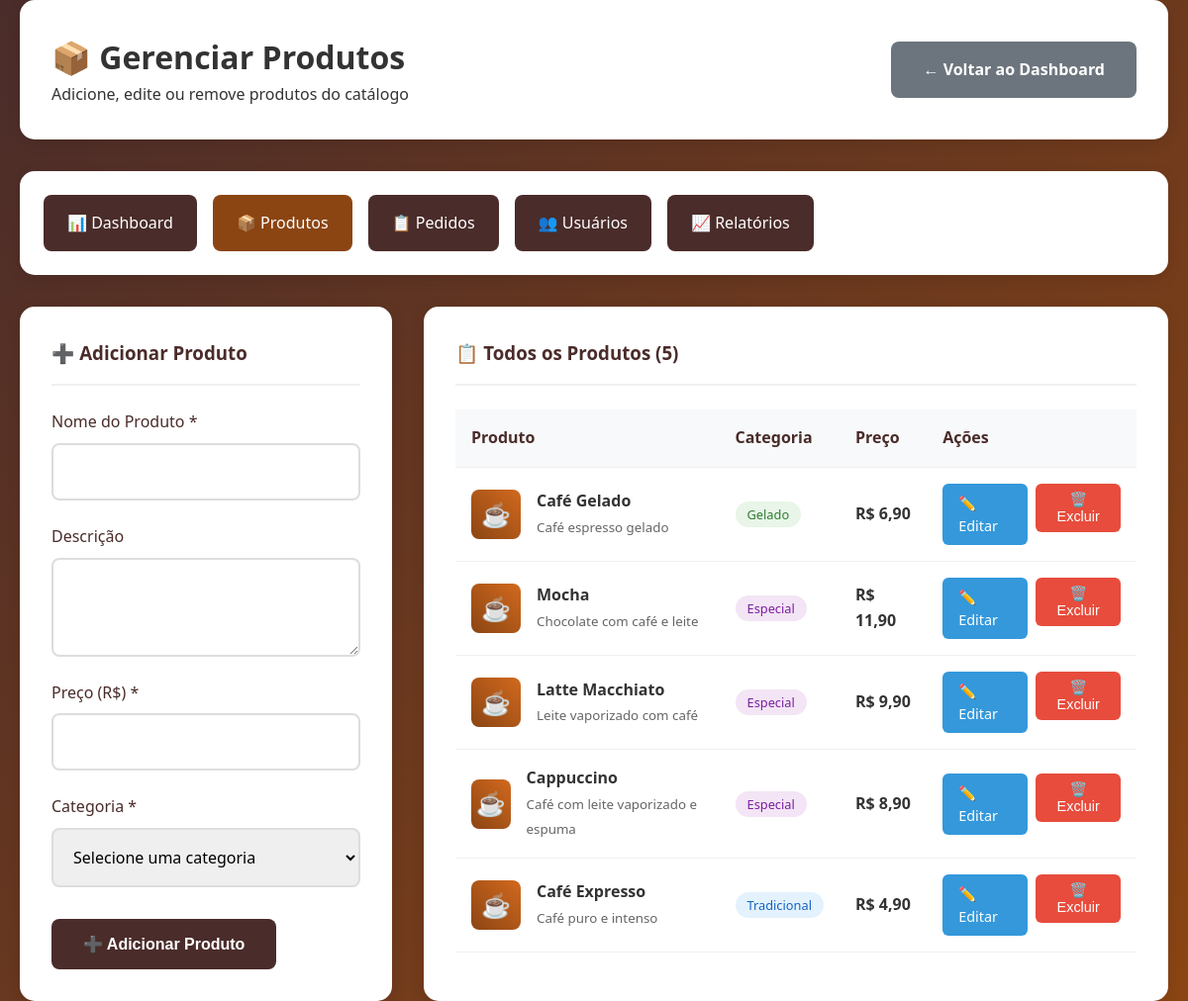
Page /admin/produtos.php (signed in) on the committed database.
### tables this page shows
CREATE TABLE IF NOT EXISTS produtos (
    id INT AUTO_INCREMENT PRIMARY KEY,
    nome VARCHAR(100) NOT NULL,
    descricao TEXT,
    preco DECIMAL(10,2) NOT NULL,
    categoria VARCHAR(50),
    imagem VARCHAR(255),
    data_cadastro TIMESTAMP DEFAULT CURRENT_TIMESTAMP
);

### admin/produtos.php (the view, shortened to what this page needs)
<?php
try {
    $pdo = new PDO('mysql:host=localhost;dbname=cafe_db', 'root', '');
    $pdo->setAttribute(PDO::ATTR_ERRMODE, PDO::ERRMODE_EXCEPTION);
} catch (PDOException $e) {
    die("Erro no banco de dados: " . $e->getMessage());
}
$stmt = $pdo->query("SELECT * FROM produtos ORDER BY id DESC");
$produtos = $stmt->fetchAll(PDO::FETCH_ASSOC);
$produto_edicao = null;
?>
<!DOCTYPE html>
<html lang="pt-BR">
<head>
    <link rel="stylesheet" href="../style.css">
</head>
<body>
    <div class="admin-container">
        <div class="admin-header">
            <div>
                <h1>📦 Gerenciar Produtos</h1>
                <p>Adicione, edite ou remove produtos do catálogo</p>
            </div>
            <a href="dashboard.php" class="btn-secondary">← Voltar ao Dashboard</a>
        </div>
        <nav class="admin-nav">
            <div class="admin-nav-menu">
                <a href="dashboard.php" class="admin-nav-link">📊 Dashboard</a>
                <a href="produtos.php" class="admin-nav-link active">📦 Produtos</a>
                <a href="pedidos.php" class="admin-nav-link">📋 Pedidos</a>
                <a href="usuarios.php" class="admin-nav-link">👥 Usuários</a>
                <a href="relatorios.php" class="admin-nav-link">📈 Relatórios</a>
            </div>
        </nav>
        <div class="admin-content">
            <div class="form-card">
                <h3><?php echo $produto_edicao ? '✏️ Editar Produto' : '➕ Adicionar Produto'; ?></h3>
                <form method="post">
                    <div class="form-group">
                        <label for="nome">Nome do Produto *</label>
                        <input type="text" id="nome" name="nome" required
                               value="<?php echo htmlspecialchars($produto_edicao['nome'] ?? ''); ?>">
                    </div>
                    <div class="form-group">
                        <label for="descricao">Descrição</label>
                        <textarea id="descricao" name="descricao"><?php echo htmlspecialchars($produto_edicao['descricao'] ?? ''); ?></textarea>
                    </div>
                    <div class="form-group">
                        <label for="preco">Preço (R$) *</label>
                        <input type="text" id="preco" name="preco" required
                               value="<?php echo isset($produto_edicao['preco']) ? number_format($produto_edicao['preco'], 2, ',', '.') : ''; ?>">
                    </div>
                    <div class="form-group">
                        <label for="categoria">Categoria *</label>
                        <select id="categoria" name="categoria" required>
                            <option value="">Selecione uma categoria</option>
                        </select>
                    </div>
                    <div class="form-actions">
                        <?php if ($produto_edicao): ?>
                            <button type="submit" name="editar_produto" class="btn-primary">💾 Atualizar Produto</button>
                            <a href="produtos.php" class="btn-secondary">❌ Cancelar</a>
                        <?php else: ?>
                            <button type="submit" name="adicionar_produto" class="btn-primary">➕ Adicionar Produto</button>
                        <?php endif; ?>
                    </div>
                </form>
            </div>
            <div class="list-card">
                <h3>📋 Todos os Produtos (<?php echo count($produtos); ?>)</h3>
                <?php if (empty($produtos)): ?>
                    <p>Nenhum produto cadastrado.</p>
                <?php else: ?>
                    <table class="products-table">
                        <thead>
                            <tr>
                                <th>Produto</th>
                                <th>Categoria</th>
                                <th>Preço</th>
                                <th>Ações</th>
                            </tr>
                        </thead>
                        <tbody>
                            <?php foreach ($produtos as $produto): ?>
                            <tr>
                                <td>
                                    <div style="display: flex; align-items: center; gap: 1rem;">
                                        <div class="product-image">☕</div>
                                        <div>
                                            <strong><?php echo htmlspecialchars($produto['nome']); ?></strong>
                                            <br>
                                            <small style="color: #666;"><?php echo htmlspecialchars($produto['descricao']); ?></small>
                                        </div>
                                    </div>
                                </td>
                                <td>
                                    <span class="category-badge category-<?php echo strtolower($produto['categoria']); ?>">
                                        <?php echo htmlspecialchars($produto['categoria']); ?>
                                    </span>
                                </td>
                                <td>
                                    <strong>R$ <?php echo number_format($produto['preco'], 2, ',', '.'); ?></strong>
                                </td>
                                <td>
                                    <div class="product-actions">
                                        <a href="produtos.php?editar=<?php echo $produto['id']; ?>" class="btn-edit">✏️ Editar</a>
                                        <form method="post" style="display: inline;">
                                            <button type="submit" name="excluir_produto" class="btn-danger"
                                                    onclick="return confirm('Tem certeza que deseja excluir este produto?')">
                                                🗑️ Excluir
                                            </button>
                                        </form>
                                    </div>
                                </td>
                            </tr>
                            <?php endforeach; ?>
                        </tbody>
                    </table>
                <?php endif; ?>
            </div>
        </div>
    </div>
</body>
</html>

### style.css (style rules this page uses)
* { margin: 0; padding: 0; box-sizing: border-box; }
body { font-family: 'Segoe UI', Tahoma, Geneva, Verdana, sans-serif; background: linear-gradient(135deg, #4a2c2a, #8b4513); color: #333; min-height: 100vh; line-height: 1.6; }
.product-image { height: 200px; background: linear-gradient(45deg, #8b4513, #d2691e); display: flex; align-items: center; justify-content: center; }
.btn-primary, .btn-secondary { display: block; text-align: center; padding: 1rem; border-radius: 8px; text-decoration: none; font-weight: bold; transition: all 0.3s; }
.btn-primary { background: #27ae60; color: white; }
.btn-secondary { background: #3498db; color: white; }
.form-group { display: flex; flex-direction: column; }
.form-group label { font-weight: bold; color: #4a2c2a; margin-bottom: 0.5rem; }
.form-group input { padding: 1rem; border: 2px solid #ddd; border-radius: 8px; font-size: 1rem; transition: border-color 0.3s; }

### admin/produtos.php (style rules this page uses)
.admin-container { max-width: 1400px; margin: 0 auto; padding: 0 20px; }
.admin-header { background: white; padding: 2rem; border-radius: 15px; box-shadow: 0 4px 15px rgba(0, 0, 0, 0.1); margin-bottom: 2rem; display: flex; justify-content: space-between; align-items: center; }
.admin-nav { background: white; padding: 1.5rem; border-radius: 15px; box-shadow: 0 4px 15px rgba(0, 0, 0, 0.1); margin-bottom: 2rem; }
.admin-nav-menu { display: flex; gap: 1rem; flex-wrap: wrap; }
.admin-nav-link { padding: 1rem 1.5rem; background: #4a2c2a; color: white; text-decoration: none; border-radius: 8px; transition: background 0.3s; display: flex; align-items: center; gap: 0.5rem; }
.admin-nav-link.active { background: #8b4513; }
.admin-content { display: grid; grid-template-columns: 1fr 2fr; gap: 2rem; }
.form-card, .list-card { background: white; padding: 2rem; border-radius: 15px; box-shadow: 0 4px 15px rgba(0, 0, 0, 0.1); }
.form-card h3, .list-card h3 { color: #4a2c2a; margin-bottom: 1.5rem; padding-bottom: 1rem; border-bottom: 2px solid #f0f0f0; }
.form-group { margin-bottom: 1.5rem; }
.form-group label { display: block; margin-bottom: 0.5rem; color: #4a2c2a; font-weight: 500; }
.form-group input, .form-group select, .form-group textarea { width: 100%; padding: 1rem; border: 2px solid #ddd; border-radius: 8px; font-size: 1rem; transition: border-color 0.3s; font-family: inherit; }
.form-group textarea { resize: vertical; min-height: 100px; }
.btn-primary { background: #4a2c2a; color: white; border: none; padding: 1rem 2rem; border-radius: 8px; cursor: pointer; font-size: 1rem; transition: background 0.3s; }
.btn-secondary { background: #6c757d; color: white; border: none; padding: 1rem 2rem; border-radius: 8px; cursor: pointer; font-size: 1rem; transition: background 0.3s; text-decoration: none; display: inline-block; }
.btn-danger { background: #e74c3c; color: white; border: none; padding: 0.5rem 1rem; border-radius: 6px; cursor: pointer; font-size: 0.9rem; transition: background 0.3s; }
.btn-edit { background: #3498db; color: white; border: none; padding: 0.5rem 1rem; border-radius: 6px; cursor: pointer; font-size: 0.9rem; transition: background 0.3s; text-decoration: none; display: inline-block; }
.products-table { width: 100%; border-collapse: collapse; }
.products-table th, .products-table td { padding: 1rem; text-align: left; border-bottom: 1px solid #f0f0f0; }
.products-table th { background: #f8f9fa; color: #4a2c2a; font-weight: 600; }
.product-image { width: 50px; height: 50px; background: linear-gradient(45deg, #8b4513, #d2691e); border-radius: 8px; display: flex; align-items: center; justify-content: center; color: white; font-size: 1.5rem; }
.product-actions { display: flex; gap: 0.5rem; }
.category-badge { padding: 0.25rem 0.75rem; border-radius: 15px; font-size: 0.8rem; font-weight: 500; }
.category-tradicional { background: #e3f2fd; color: #1565c0; }
.category-especial { background: #f3e5f5; color: #7b1fa2; }
.category-gelado { background: #e8f5e8; color: #2e7d32; }
.form-actions { display: flex; gap: 1rem; margin-top: 2rem; }

### rows in the picture
produtos: nome "Café Gelado", descricao "Café espresso gelado", categoria "Gelado", preco "6,90"
produtos: nome "Mocha", descricao "Chocolate com café e leite", categoria "Especial", preco "11,90"
produtos: nome "Latte Macchiato", descricao "Leite vaporizado com café", categoria "Especial", preco "9,90"
produtos: nome "Cappuccino", descricao "Café com leite vaporizado e espuma", categoria "Especial", preco "8,90"
produtos: nome "Café Expresso", descricao "Café puro e intenso", categoria "Tradicional", preco "4,90"

### other values in the picture
count($produtos) "5"
